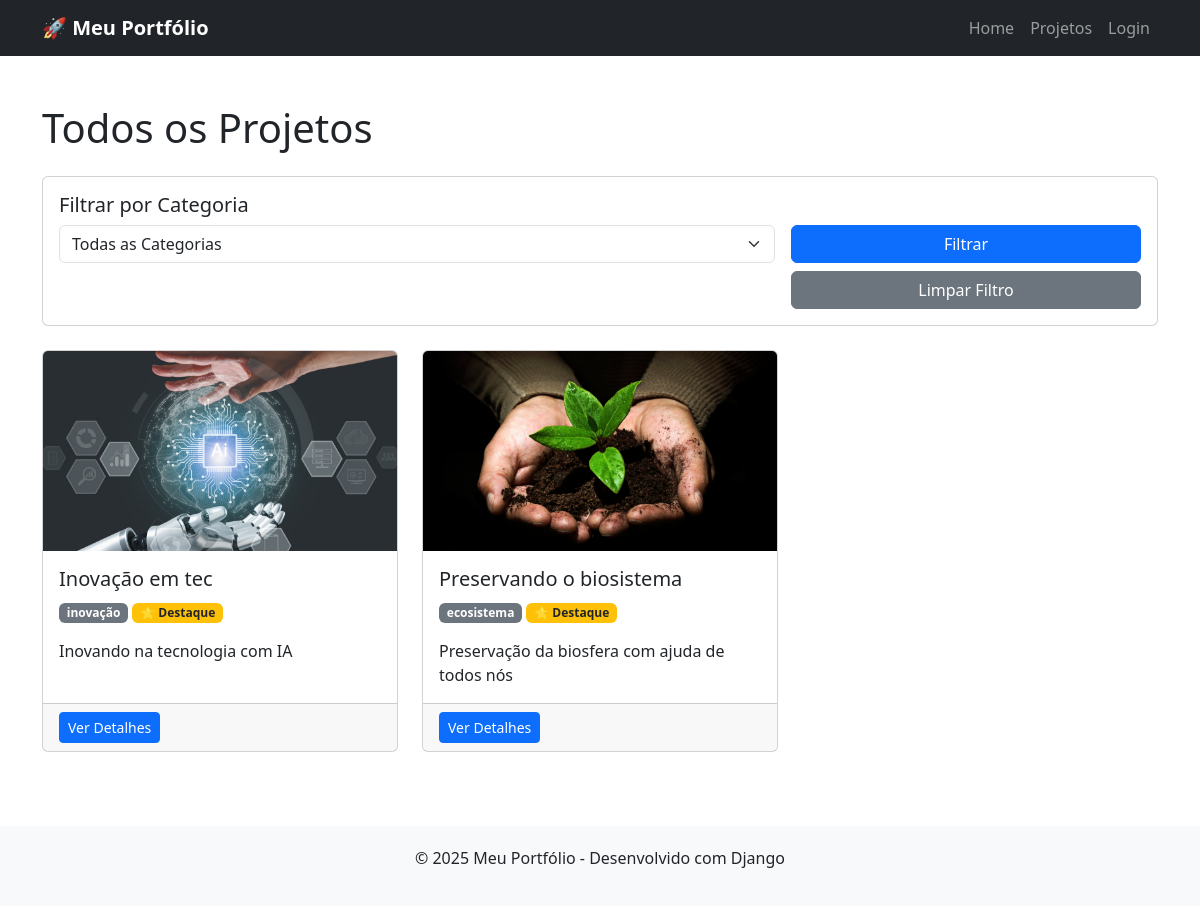
The app's page /projetos/ with its own data.
### projetos/models.py (models this page shows, shortened)
class Projeto(models.Model):
    titulo = models.CharField(max_length=200)
    descricao = models.TextField()
    categoria = models.ForeignKey(Categoria, on_delete=models.CASCADE, related_name='projetos')
    imagem = models.ImageField(upload_to='projetos/', blank=True, null=True)
    url_projeto = models.URLField(blank=True, null=True)
    destaque = models.BooleanField(default=False, help_text="Aparecerá no slider da home")
    data_criacao = models.DateField(auto_now_add=True)
    ativo = models.BooleanField(default=True)
    class Meta:
        ordering = ['-data_criacao'] #- SIGNIFICA ORDEM DECRESCENTE
        verbose_name_plural = "Projetos"

class Categoria(models.Model):
    nome = models.CharField(max_length=50)
    descricao = models.TextField(blank=True)
    class Meta: #PERSONALIZAR O PROJETO
        verbose_name_plural = "Categorias"

### projetos/views.py (the view)
# urls.py: path('projetos/', views.lista_projetos, name='lista_projetos'),
def lista_projetos(request):
    categoria_id = request.GET.get('categoria')
    projetos = Projeto.objects.filter(ativo=True)
    if categoria_id:
        projetos = projetos.filter(categoria_id=categoria_id)
    categorias = Categoria.objects.all() #recupero tudo da base
    return render(request, 'projetos/lista_projetos.html', {
        'projetos': projetos,
        'categorias': categorias,
        'categoria_selecionada': categoria_id
        })

### projetos/templates/projetos/lista_projetos.html (shortened to what this page needs)
{% extends 'projetos/base.html' %}
{% block content %}
<div class="container my-5">
    <h1 class="mb-4">Todos os Projetos</h1>
    <div class="card mb-4">
        <div class="card-body">
            <h5 class="card-title">Filtrar por Categoria</h5>
            <form method="get" class="row g-3">
                <div class="col-md-8">
                    <select name="categoria" class="form-select">
                        <option value="">Todas as Categorias</option>
                    </select>
                </div>
                <div class="col-md-4">
                    <button type="submit" class="btn btn-primary w-100">Filtrar</button>
                    <a href="{% url 'projetos:lista_projetos' %}" class="btn btn-secondary w-100 mt-2">Limpar Filtro</a>
                </div>
            </form>
        </div>
    </div>
    <div class="row">
        {% if projetos %}
            {% for projeto in projetos %}
            <div class="col-md-4 mb-4">
                <div class="card h-100">
                    {% if projeto.imagem %}
                        <img src="{{ projeto.imagem.url }}" class="card-img-top" alt="{{ projeto.titulo }}" style="height: 200px; object-fit: cover;">
                    {% else %}
                        <img src="https://via.placeholder.com/400x200?text={{ projeto.titulo }}" class="card-img-top" alt="{{ projeto.titulo }}">
                    {% endif %}
                    <div class="card-body">
                        <h5 class="card-title">{{ projeto.titulo }}</h5>
                        <p class="card-text">
                            <span class="badge bg-secondary">{{ projeto.categoria.nome }}</span>
                            {% if projeto.destaque %}
                            <span class="badge bg-warning text-dark">⭐ Destaque</span>
                            {% endif %}
                        </p>
                        <p class="card-text">{{ projeto.descricao|truncatewords:15 }}</p>
                    </div>
                    <div class="card-footer">
                        <a href="{% url 'projetos:detalhes_projeto' projeto.id %}" class="btn btn-primary btn-sm">Ver Detalhes</a>
                    </div>
                </div>
            </div>
            {% endfor %}
        {% else %}
            <div class="col-12">
                <div class="alert alert-warning">
                    Nenhum projeto encontrado com os filtros selecionados.
                </div>
            </div>
        {% endif %}
    </div>
</div>
{% endblock %}

### projetos/templates/projetos/base.html (shortened to what this page needs)
<!DOCTYPE html>
<html lang="pt-br">
<head>
    <link href="https://cdn.jsdelivr.net/npm/bootstrap@5.3.0/dist/css/bootstrap.min.css" rel="stylesheet">
</head>
<body>
    <nav class="navbar navbar-expand-lg navbar-dark bg-dark">
        <div class="container">
            <a class="navbar-brand" href="{% url 'projetos:home' %}">🚀 Meu Portfólio</a>
            <div class="collapse navbar-collapse" id="navbarNav">
                <ul class="navbar-nav ms-auto">
                    <li class="nav-item">
                        <a class="nav-link" href="{% url 'projetos:home' %}">Home</a>
                    </li>
                    <li class="nav-item">
                        <a class="nav-link" href="{% url 'projetos:lista_projetos' %}">Projetos</a>
                    </li>
                    {% if user.is_authenticated %}
                        <li class="nav-item">
                            <a class="nav-link" href="{% url 'projetos:meus_projetos' %}">Meus Projetos</a>
                        </li>
                        <li class="nav-item">
                            <a class="nav-link" href="{% url 'admin:index' %}">Admin</a>
                        </li>
                        <li class="nav-item">
                            <form method="post" action="{% url 'logout' %}" style="display: inline;">
                                {% csrf_token %}
                                <button type="submit" class="nav-link btn btn-link" style="border: none; background: none; cursor: pointer;">
                                    Sair ({{ user.username }})
                                </button>
                            </form>
                        </li>
                    {% else %}
                        <li class="nav-item">
                            <a class="nav-link" href="{% url 'login' %}">Login</a>
                        </li>
                    {% endif %}
                </ul>
            </div>
        </div>
    </nav>
    <main>
        {% block content %}{% endblock %}
    </main>
    <footer class="text-center">
        <div class="container">
            <p>&copy; 2025 Meu Portfólio - Desenvolvido com Django</p>
        </div>
    </footer>
</body>
</html>

### projetos/templates/projetos/base.html (style rules this page uses)
body { font-family: 'Segoe UI', Tahoma, Geneva, Verdana, sans-serif; }
.navbar-brand { font-weight: bold; }
footer { margin-top: 50px; padding: 20px 0; background-color: #f8f9fa; }

### records on screen
Projeto: imagem (picture), titulo "Inovação em tec", categoria.nome "inovação", destaque "⭐ Destaque", descricao "Inovando na tecnologia com IA"
Projeto: imagem (picture), titulo "Preservando o biosistema", categoria.nome "ecosistema", destaque "⭐ Destaque", descricao "Preservação da biosfera com ajuda de todos nós"
